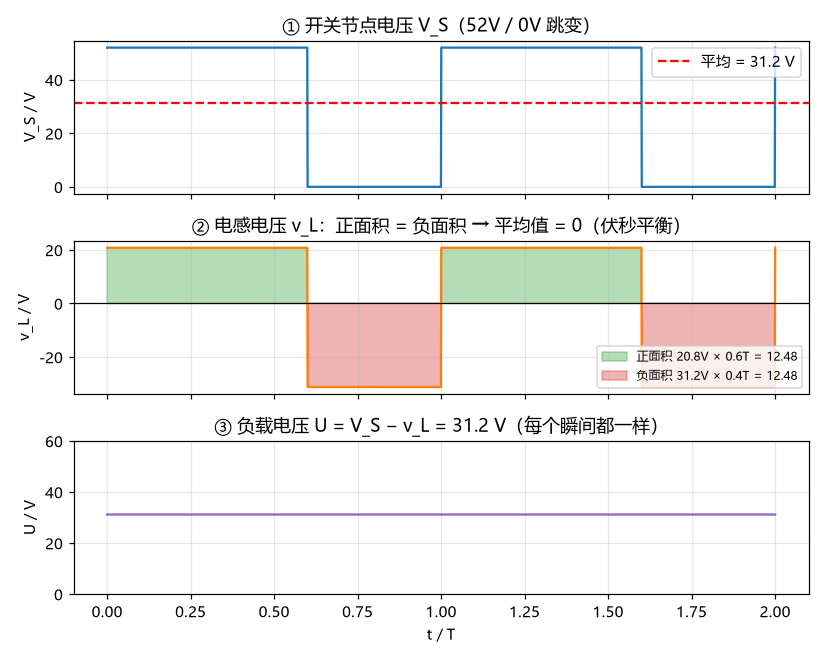

Write Python code to recreate this figure.
"""伏秒平衡 = 电感电压的平均值为 0。
开关节点电压 V_S = 电感电压 v_L + 负载电压 U, 电感"扛"走跳变的部分, 负载只剩平均值。
"""
import sys
from pathlib import Path

import numpy as np

sys.path.insert(0, str(Path(__file__).resolve().parent.parent))
from tools.plotting import setup

E, D, T = 52.0, 0.6, 1.0           # 母线电压, 占空比, 周期(归一化)
U = D * E                          # 稳态负载电压
t = np.linspace(0, 2 * T, 2000)
on = (t % T) < D * T
vs = np.where(on, E, 0.0)
vl = vs - U                        # KVL: v_L = V_S - U

plt = setup()
fig, ax = plt.subplots(3, 1, sharex=True, figsize=(7.5, 6))
ax[0].plot(t, vs); ax[0].axhline(vs.mean(), ls="--", c="r", label=f"平均 = {vs.mean():.1f} V")
ax[0].set_ylabel("V_S / V"); ax[0].set_title("① 开关节点电压 V_S（52V / 0V 跳变）"); ax[0].legend(loc="upper right")
ax[1].plot(t, vl, c="C1")
ax[1].fill_between(t, vl, 0, where=vl > 0, color="C2", alpha=0.35, label=f"正面积 {E-U:.1f}V × {D}T = {(E-U)*D:.2f}")
ax[1].fill_between(t, vl, 0, where=vl < 0, color="C3", alpha=0.35, label=f"负面积 {U:.1f}V × {1-D:.1f}T = {U*(1-D):.2f}")
ax[1].axhline(0, c="k", lw=0.8); ax[1].set_ylabel("v_L / V")
ax[1].set_title("② 电感电压 v_L：正面积 = 负面积 → 平均值 = 0（伏秒平衡）"); ax[1].legend(loc="lower right", fontsize=8)
ax[2].plot(t, np.full_like(t, U), c="C4"); ax[2].set_ylim(0, 60)
ax[2].set_ylabel("U / V"); ax[2].set_xlabel("t / T")
ax[2].set_title(f"③ 负载电压 U = V_S − v_L = {U:.1f} V（每个瞬间都一样）")
fig.tight_layout()
out = Path(__file__).with_suffix(".png"); fig.savefig(out); print(out)
